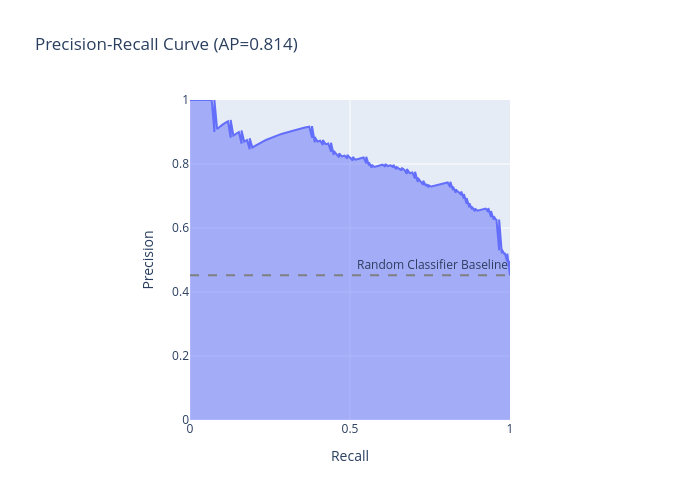

The code cell stored with this chart in its notebook:
### Code cell
fig = px.area(
    x=recall, 
    y=precision,
    title=f'Precision-Recall Curve (AP={ap_score:.3f})',
    labels=dict(x='Recall', y='Precision'),
    width=700, 
    height=500
)

fig.update_layout(
    xaxis=dict(range=[0, 1], constrain='domain'),
    yaxis=dict(range=[0, 1], scaleanchor="x", scaleratio=1),
    hovermode='x unified'
)


baseline = sum(y_test) / len(y_test)
fig.add_hline(y=baseline, line_dash="dash", line_color="gray", 
              annotation_text="Random Classifier Baseline")

fig.show()

### Figure 1 — Plotly figure (JSON) as saved in the notebook; plotly's stock layout.template omitted (floating-point values rounded to 4 significant figures; data arrays with more than 128 entries replaced by an {"elided": "..."} marker saying what was removed)
{"data": [{"fillpattern": {"shape": ""}, "hovertemplate": "Recall=%{x}<br>Precision=%{y}<extra></extra>", "legendgroup": "", "line": {"color": "#636efa"}, "marker": {"symbol": "circle"}, "mode": "lines", "name": "", "orientation": "v", "showlegend": false, "stackgroup": "1", "type": "scatter", "x": {"elided": "262 float values"}, "xaxis": "x", "y": {"elided": "262 float values"}, "yaxis": "y"}], "layout": {"annotations": [{"showarrow": false, "text": "Random Classifier Baseline", "x": 1, "xanchor": "right", "xref": "x domain", "y": 0.4521, "yanchor": "bottom", "yref": "y"}], "height": 500, "hovermode": "x unified", "legend": {"tracegroupgap": 0}, "shapes": [{"line": {"color": "gray", "dash": "dash"}, "type": "line", "x0": 0, "x1": 1, "xref": "x domain", "y0": 0.4521, "y1": 0.4521, "yref": "y"}], "title": {"text": "Precision-Recall Curve (AP=0.814)"}, "width": 700, "xaxis": {"anchor": "y", "constrain": "domain", "domain": [0, 1], "range": [0, 1], "title": {"text": "Recall"}}, "yaxis": {"anchor": "x", "domain": [0, 1], "range": [0, 1], "scaleanchor": "x", "scaleratio": 1, "title": {"text": "Precision"}}}}
